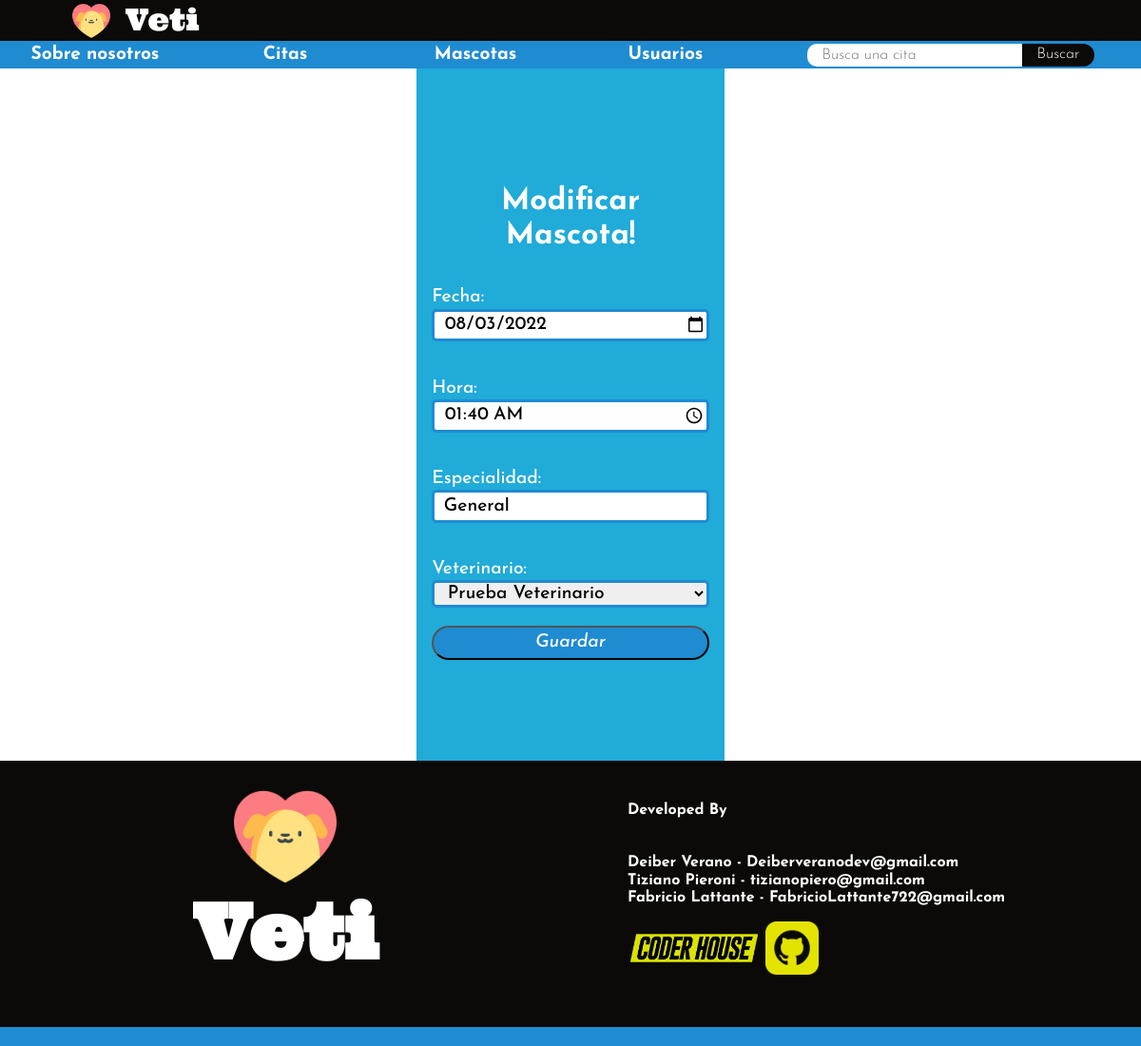
Page /veti/modifica_cita/3 on the committed database.
### citas_usuarios/models.py (models this page shows, shortened)
class CitaMedica(models.Model):
    veterinario = models.ForeignKey(Persona,on_delete=models.CASCADE,related_name='veterinario_requerido')
    paciente = models.ForeignKey(Persona,on_delete=models.CASCADE,related_name='usuario_requerido',null=True)
    fecha = models.DateField()
    hora = models.TimeField()
    mascota= models.ForeignKey(Mascota,on_delete=models.CASCADE, null=True)
    especialidad = models.CharField(max_length=100)

### citas_usuarios/views.py (the view)
# urls.py: path('modifica_cita/<int:id>', modificar_cita, name='modifica_cita'),
def modificar_cita(request, id):
    cita = CitaMedica.objects.get(id=id)
    if request.method == "POST":
        miForm = CitaForm(request.POST)
        if miForm.is_valid():
            data = miForm.cleaned_data
            cita.veterinario = data["veterinario"]
            cita.fecha = data["fecha"]
            cita.hora = data["hora"]
            cita.especialidad = data["especialidad"]
            cita.save()
            return HttpResponseRedirect('../citas')
    else:
        miForm = CitaForm(initial={
            "veterinario": cita.veterinario,
            "paciente": cita.paciente,
            "fecha": cita.fecha,
            "hora": cita.hora,
            "mascota": cita.mascota,
            "especialidad": cita.especialidad,
        })
        return render(request, "modificar_cita.html",{"miForm": miForm, "id": cita.id})

### citas_usuarios/forms.py
class CitaForm(forms.Form):
    fecha = forms.DateTimeField(widget=DatePickerInput)
    hora = forms.TimeField(widget=TimePickerInput)
    especialidad = forms.CharField(max_length=30)
    veterinario = forms.ModelChoiceField(
    queryset=Persona.objects.filter(rol=1),
    label='Veterinario',
    widget=forms.Select
    )

### citas_usuarios/models.py (called while the page is built)
    def __str__(self):
        return f'{self.nombre}'

### citas_usuarios/templates/modificar_cita.html
{% extends 'base.html' %}
{% load static %}
{% block bloqueSeccion %}
    <div class="div-creacion-registro">
        <h3>Modificar Mascota!</h3>
        <form  class="formulario-creacion" action="{% url 'modifica_cita' id %}" method="POST"> {% csrf_token %}
            {{miForm.as_p}}
            <input type="submit" value="Guardar">
        </form>
    </div>
{% endblock bloqueSeccion %}

### citas_usuarios/static/css/styles.css (style rules this page uses)
html { width: 100%; height: 100vh; }
body { width: 100%; height: 100vh; }
:root { --color1: #1f8bd1; --color2: #20abd9; --color3: #4fdadf; --color4: #b4edeb; --color5: #f4efed; --color6: #0b0a08 }
h3 { margin: 0.5em; }
.div-creacion-registro { width: 30%; background: var(--color2); display: flex; justify-content: center; align-items: center; flex-direction: column; height: 100%; color: white; }
.div-creacion-registro h3 { font-size: 2em; font-family: Josefin-Bold; text-align: center; display: flex; align-items: center; flex-direction: column; }
.formulario-creacion { width: 90%; display: flex; flex-direction: column; justify-content: center; align-items: center; font-family: Josefin-medium; }
.formulario-creacion p { display: flex; flex-direction: column; width: 100%; font-size: 1.2em; }
.formulario-creacion p input,select { padding: 0 0 0 .5em; height: 1.5em; border: 3px solid var(--color1); border-radius: 5px; }
.formulario-creacion > input { width: 100%; background-color: var(--color1); color: white; font-family: Josefin-Medium-Italic; padding: 5px 0; font-size: 1.2em; cursor: pointer; border-radius: 20px; transition: .2s; }

### rows in the picture
CitaMedica: fecha "08/03/2022", hora "01:40:00", especialidad "General", veterinario "Prueba Veterinario"
